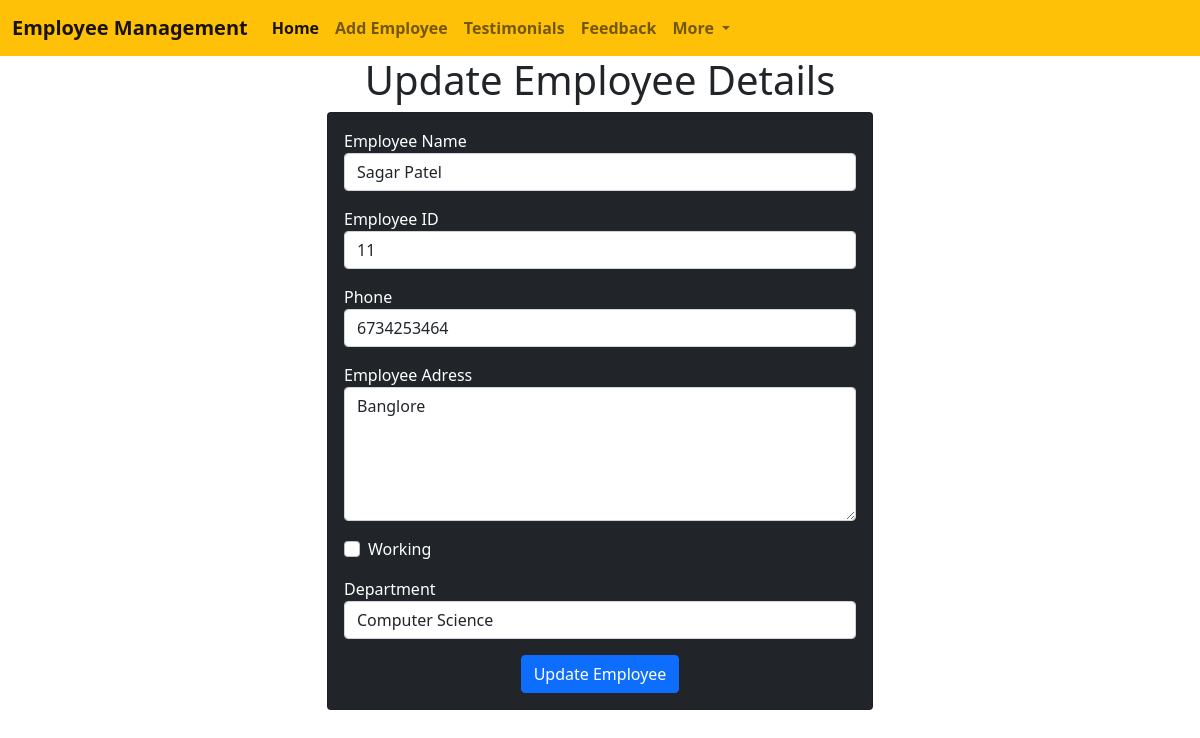
The page /update-employee/11 on the database its author committed.
### emp_management/models.py (models this page shows, shortened)
class Employee(models.Model):
    name = models.CharField(max_length=200)
    emp_id = models.CharField(max_length=200)
    phone = models.CharField(max_length=10)
    address = models.CharField(max_length=150)
    working = models.BooleanField(default=True)
    department = models.CharField(max_length=10)

### emp_management/views.py (the view)
# urls.py: path("update-employee/<int:emp_id>", update_employee),
def update_employee(request, emp_id):
    emp = Employee.objects.get(pk=emp_id)
    return render(request, "employee/update_emp.html", {"emp": emp})

### templates/employee/update_emp.html (shortened to what this page needs)
<!DOCTYPE html>
<html lang="en">
  <head>
    <link
      href="https://cdn.jsdelivr.net/npm/bootstrap@5.0.2/dist/css/bootstrap.min.css"
      rel="stylesheet"
    />
  </head>
  <body>
    {% include 'employee/navbar.html' %}
    <h1 class="text-center">Update Employee Details</h1>
    <div class="container">
      <div class="row">
        <div class="col-md-6 offset-md-3">
          <div class="card bg-dark text-white">
            <div class="card-body">
              <form action="/do-update-employee/{{emp.id}}" method="POST">
                <div class="mb-3">
                  <label for="name">Employee Name</label>
                  <input
                    type="text"
                    id="name"
                    name="emp_name"
                    class="form-control"
                    placeholder="Enter emp name"
                    value="{{emp.name}}"
                  />
                </div>
                <div class="mb-3">
                  <label for="id">Employee ID</label>
                  <input
                    type="text"
                    id="id"
                    name="emp_id"
                    class="form-control"
                    placeholder="Enter emp id"
                    value="{{emp.emp_id}}"
                  />
                </div>
                <div class="mb-3">
                  <label for="phone">Phone</label>
                  <input
                    type="text"
                    id="phone"
                    name="emp_phone"
                    class="form-control"
                    placeholder="Enter emp phone"
                    value="{{emp.phone}}"
                  />
                </div>
                <div class="mb-3">
                  <label for="address">Employee Adress</label>
                  <textarea
                    name="emp_address"
                    id="address"
                    class="form-control"
                    rows="5"
                  >{{emp.address}}</textarea>
                </div>
                <div class="mb-3 form-check">
                  <label for="working">Working</label>
                  <input
                     type="checkbox" name="emp_working" id="working" class="form-check-input" value="{{emp.working}}"  />
                </div>
                <div class="mb-3">
                  <label for="department">Department</label>
                  <select name="emp_department" id="department" class="form-control" value="{{emp.department}}">
                    <option value="CSE">Computer Science</option>
                  </select>
                </div>
                <div class="container text-center">
                  <button class="btn btn-primary">Update Employee</button>
                </div>
              </form>
            </div>
          </div>
        </div>
      </div>
    </div>
  </body>
</html>

### rows shown on the page
Employee: emp_name "Sagar Patel", emp_id "11", emp_phone "6734253464", emp_address "Banglore", emp_department "Computer Science"
